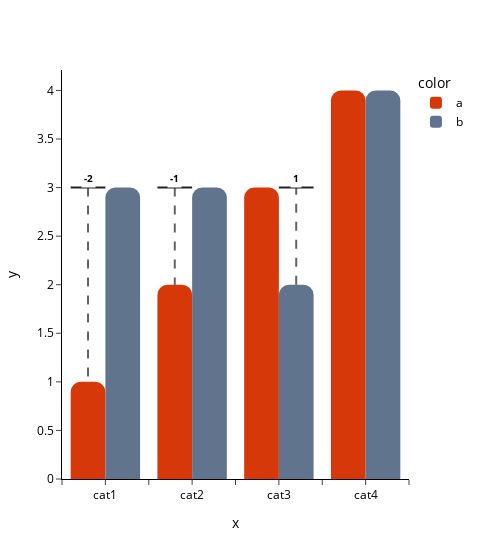

This figure's notebook cell:
### Code cell
p = Plotter(slide_layout="slide_50%")
p.express(
    type="bar",
    x=["cat1", "cat1", "cat2", "cat2", "cat3", "cat3", "cat4", "cat4"],
    y=[1, 3, 2, 3, 3, 2, 4, 4],
    color=["a", "b", "a", "b", "a", "b", "a", "b"],
    barmode="group"
)
p.callout.add_line_differences(
    primary_trace_name="b",
    secondary_trace_name="a",
    text_type="difference",
    text_format=".0f",
    y_offset=0.1
)
p.show()

### Figure 1 — Plotly figure (JSON) as saved in the notebook; plotly's stock layout.template omitted (floating-point values rounded to 4 significant figures)
{"data": [{"alignmentgroup": "True", "hovertemplate": "color=a<br>x=%{x}<br>y=%{y}<extra></extra>", "legendgroup": "a", "marker": {"color": "#D73809", "pattern": {"shape": ""}}, "name": "a", "offsetgroup": "a", "orientation": "v", "showlegend": true, "textposition": "auto", "type": "bar", "x": ["cat1", "cat2", "cat3", "cat4"], "xaxis": "x", "y": [1, 2, 3, 4], "yaxis": "y"}, {"alignmentgroup": "True", "hovertemplate": "color=b<br>x=%{x}<br>y=%{y}<extra></extra>", "legendgroup": "b", "marker": {"color": "#60748D", "pattern": {"shape": ""}}, "name": "b", "offsetgroup": "b", "orientation": "v", "showlegend": true, "textposition": "auto", "type": "bar", "x": ["cat1", "cat2", "cat3", "cat4"], "xaxis": "x", "y": [3, 3, 2, 4], "yaxis": "y"}], "layout": {"annotations": [{"bgcolor": "#ffffff", "borderpad": 2, "font": {"color": "#000000", "size": 10}, "showarrow": false, "text": "<b>-2</b>", "x": 0.3, "xref": "x2", "y": 3.1}, {"bgcolor": "#ffffff", "borderpad": 2, "font": {"color": "#000000", "size": 10}, "showarrow": false, "text": "<b>-1</b>", "x": 1.3, "xref": "x2", "y": 3.1}, {"bgcolor": "#ffffff", "borderpad": 2, "font": {"color": "#000000", "size": 10}, "showarrow": false, "text": "<b>1</b>", "x": 2.7, "xref": "x2", "y": 3.1}], "barmode": "group", "height": 540, "legend": {"title": {"text": "color"}, "tracegroupgap": 0}, "shapes": [{"line": {"color": "#222222", "dash": "dash", "width": 2}, "opacity": 0.7, "type": "line", "x0": 0.3, "x1": 0.3, "xref": "x2", "y0": 3, "y1": 1}, {"line": {"color": "#222222", "width": 2}, "type": "line", "x0": 0.1, "x1": 0.5, "xref": "x2", "y0": 3, "y1": 3}, {"line": {"color": "#222222", "dash": "dash", "width": 2}, "opacity": 0.7, "type": "line", "x0": 1.3, "x1": 1.3, "xref": "x2", "y0": 3, "y1": 2}, {"line": {"color": "#222222", "width": 2}, "type": "line", "x0": 1.1, "x1": 1.5, "xref": "x2", "y0": 3, "y1": 3}, {"line": {"color": "#222222", "dash": "dash", "width": 2}, "opacity": 0.7, "type": "line", "x0": 2.7, "x1": 2.7, "xref": "x2", "y0": 2, "y1": 3}, {"line": {"color": "#222222", "width": 2}, "type": "line", "x0": 2.9, "x1": 2.5, "xref": "x2", "y0": 3, "y1": 3}], "width": 480, "xaxis": {"anchor": "y", "domain": [0, 1], "title": {"text": "x"}}, "xaxis2": {"overlaying": "x", "range": [0, 4], "showticklabels": false}, "yaxis": {"anchor": "x", "domain": [0, 1], "title": {"text": "y"}}}}
